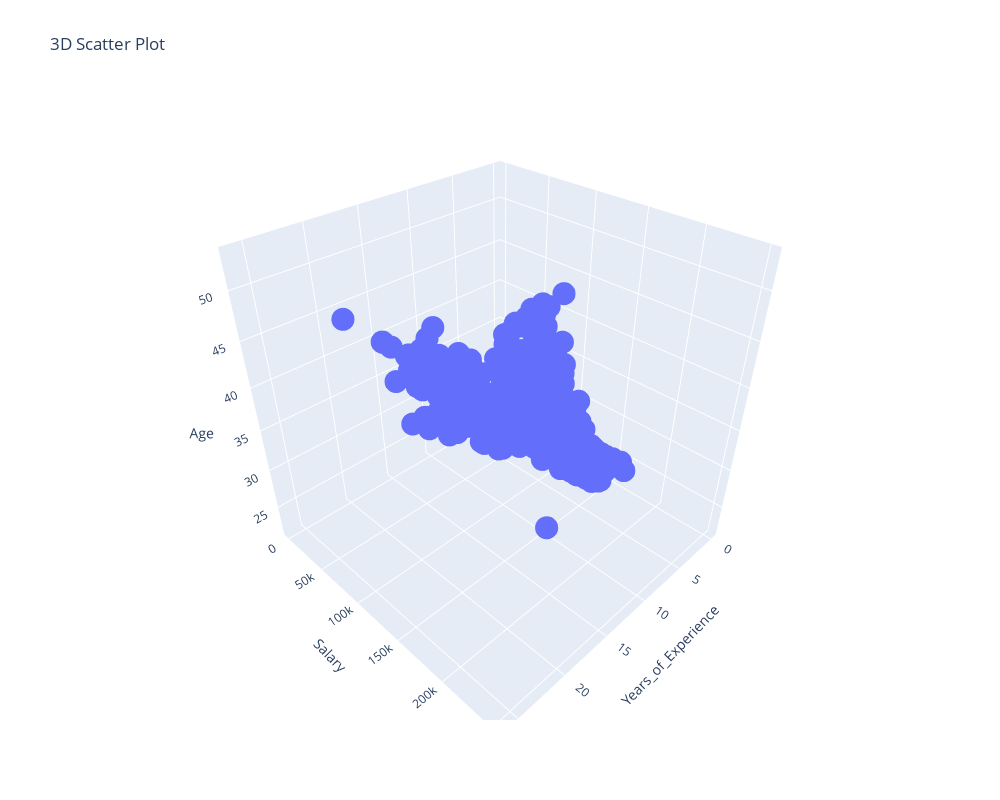

Here is the notebook cell this chart was saved with:
### Code cell
fig = px.scatter_3d(df_salary, x='Years_of_Experience', y='Salary', z='Age',
                    title="3D Scatter Plot")
fig.update_layout(
    autosize=False,
    width=1000,
    height=800,)

fig.show()

### Figure 1 — Plotly figure (JSON) as saved in the notebook; plotly's stock layout.template omitted (floating-point values rounded to 4 significant figures; data arrays with more than 128 entries replaced by an {"elided": "..."} marker saying what was removed)
{"data": [{"hovertemplate": "Years_of_Experience=%{x}<br>Salary=%{y}<br>Age=%{z}<extra></extra>", "legendgroup": "", "marker": {"color": "#636efa", "symbol": "circle"}, "mode": "markers", "name": "", "scene": "scene", "showlegend": false, "type": "scatter3d", "x": {"elided": "4542 int values"}, "y": {"elided": "4542 int values"}, "z": {"elided": "4542 int values"}}], "layout": {"autosize": false, "height": 800, "legend": {"tracegroupgap": 0}, "scene": {"domain": {"x": [0, 1], "y": [0, 1]}, "xaxis": {"title": {"text": "Years_of_Experience"}}, "yaxis": {"title": {"text": "Salary"}}, "zaxis": {"title": {"text": "Age"}}}, "title": {"text": "3D Scatter Plot"}, "width": 1000}}
